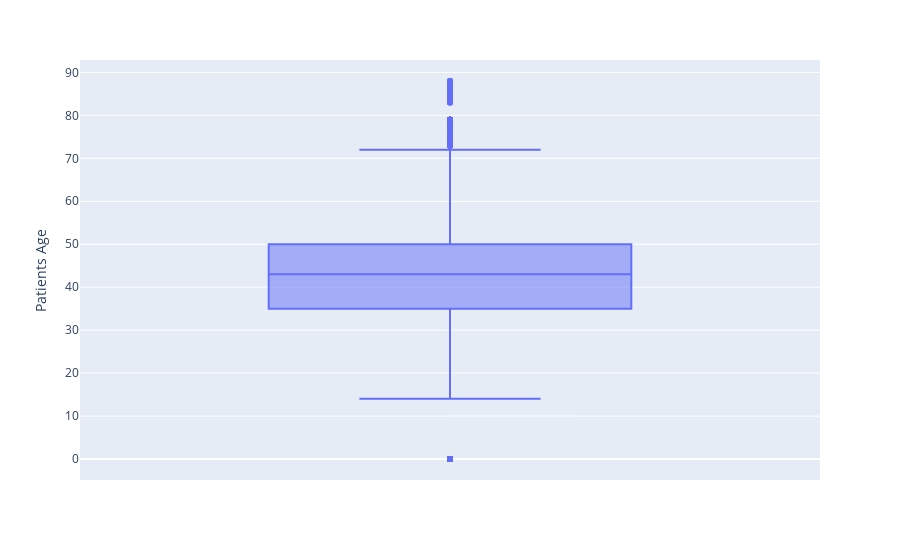

Notebook cell for this chart:
### Code cell
px.box(data_frame=fin_anota, y='Patients Age')

### Figure 1 — Plotly figure (JSON) as saved in the notebook; plotly's stock layout.template omitted (floating-point values rounded to 4 significant figures; data arrays with more than 128 entries replaced by an {"elided": "..."} marker saying what was removed)
{"data": [{"alignmentgroup": "True", "hovertemplate": "Patients Age=%{y}<extra></extra>", "legendgroup": "", "marker": {"color": "#636efa"}, "name": "", "notched": false, "offsetgroup": "", "orientation": "v", "showlegend": false, "type": "box", "x0": " ", "xaxis": "x", "y": {"elided": "20486 int values"}, "y0": " ", "yaxis": "y"}], "layout": {"boxmode": "group", "legend": {"tracegroupgap": 0}, "margin": {"t": 60}, "xaxis": {"anchor": "y", "domain": [0, 1]}, "yaxis": {"anchor": "x", "domain": [0, 1], "title": {"text": "Patients Age"}}}}
